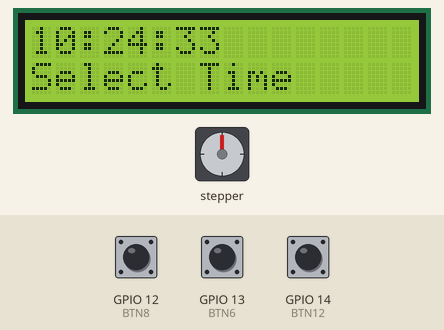
Simulated run of this sketch. Board: ESP32. On the bench: stepper motor, 16×2 character LCD. Wiring (inferred from the names in the program): stepper motor driver (200 steps per turn assumed): step GPIO 26; direction GPIO 27. The inputs (shaded band) are chosen by the test bench; at power-on: GPIO 12 (BTN8) HIGH, GPIO 13 (BTN6) HIGH, GPIO 14 (BTN12) HIGH. The local clock reads 2024-03-15 10:24:30 at power-on unless the sketch sets it.

Above: at 3.2 s.
3.3 s: GPIO 12 (BTN8) pulled LOW for 0.65 s
At 6.0 s:
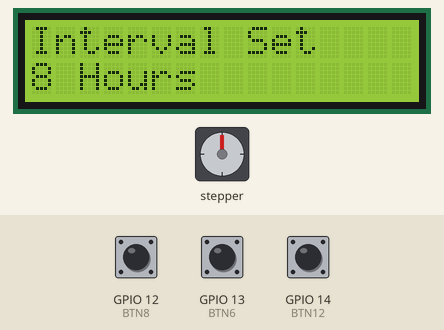
7.0 s: GPIO 13 (BTN6) pulled LOW for 1 s
At 8.9 s:
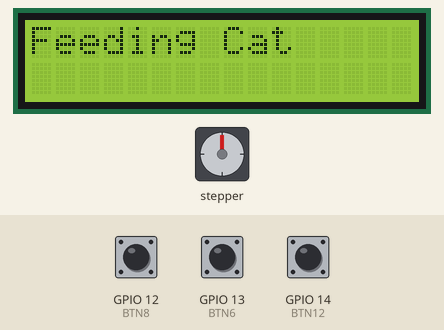
11.1 s: GPIO 14 (BTN12) pulled LOW for 0.65 s
At 13.3 s:
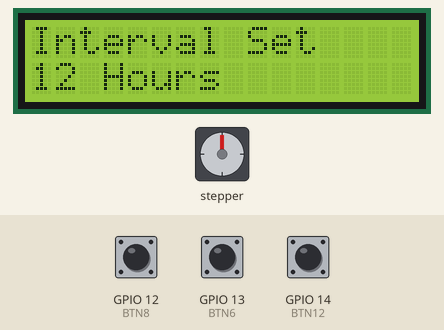
14.8 s: GPIO 12 (BTN8) pulled LOW for 1 s
At 15.7 s:
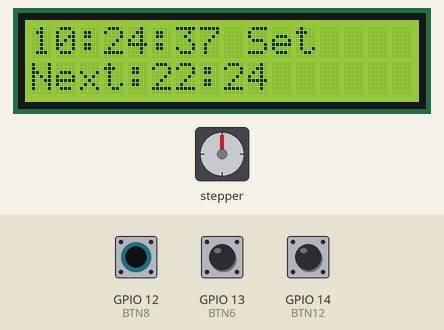
18.9 s: GPIO 14 (BTN12) pulled LOW for 1 s
At 21.7 s:
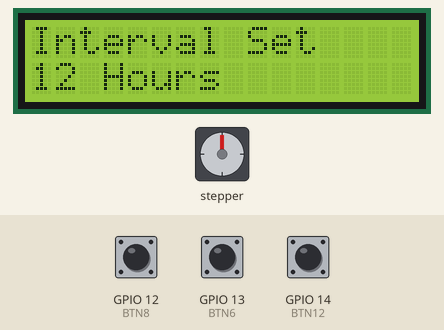
23.0 s: GPIO 13 (BTN6) pulled LOW for 0.65 s
At 27.5 s:
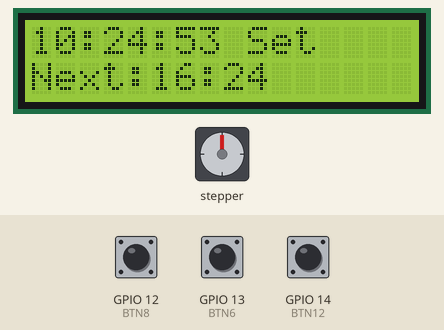
Timing chart, 0 to 27.7 s (numbered marks = the images above; inputs shaded):
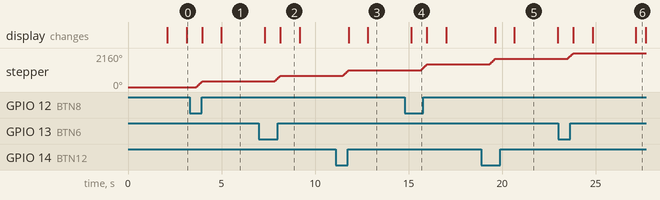

Measured:
- after the input at 3.3 s, stepper: turns 360° clockwise in 0.31 s, starting after 0.36 s; the display: first changes after 0.67 s (image 1 shows a later state)
- after the input at 7.0 s, stepper: turns 360° clockwise in 0.31 s, starting after 0.84 s
- after the input at 11.1 s, stepper: turns 360° clockwise in 0.31 s, starting after 0.40 s; the display: first changes after 0.71 s (image 3 shows a later state)
- after the input at 14.8 s, stepper: turns 360° clockwise in 0.31 s, starting after 0.87 s
- after the input at 18.9 s, stepper: turns 360° clockwise in 0.31 s, starting after 0.43 s; the display: first changes after 0.74 s (image 5 shows a later state)
- after the input at 23.0 s, stepper: turns 360° clockwise in 0.31 s, starting after 0.51 s; the display: first changes after 0.82 s (image 6 shows a later state)
- what the display in image 2 shows lasts 1.0 s, from 8.2 s to 9.2 s

The sketch:

cat_esp.ino
```cpp
#include <Wire.h>
#include <RTClib.h>
#include <LiquidCrystal_I2C.h>

RTC_DS3231 rtc;
LiquidCrystal_I2C lcd(0x27, 16, 2);

// Button Pins
#define BTN6 13
#define BTN8 12
#define BTN12 14

// Stepper Driver Pins
#define STEP_PIN 26
#define DIR_PIN 27

unsigned long feedInterval = 0;
DateTime nextFeedTime;

bool intervalSet = false;

void setup() {

  Serial.begin(115200);

  Wire.begin();

  rtc.begin();

  lcd.init();
  lcd.backlight();

  pinMode(BTN6, INPUT_PULLUP);
  pinMode(BTN8, INPUT_PULLUP);
  pinMode(BTN12, INPUT_PULLUP);

  pinMode(STEP_PIN, OUTPUT);
  pinMode(DIR_PIN, OUTPUT);

  digitalWrite(DIR_PIN, HIGH);

  lcd.setCursor(0,0);
  lcd.print("Cat Feeder");
  delay(2000);
  lcd.clear();
}

void loop() {

  DateTime now = rtc.now();

  // Button Press Detection

  if(digitalRead(BTN6) == LOW){
    setFeedingInterval(6);
    delay(300);
  }

  if(digitalRead(BTN8) == LOW){
    setFeedingInterval(8);
    delay(300);
  }

  if(digitalRead(BTN12) == LOW){
    setFeedingInterval(12);
    delay(300);
  }

  // Auto Feeding

  if(intervalSet && now.unixtime() >= nextFeedTime.unixtime()){

    feedCat();

    nextFeedTime = now + TimeSpan(feedInterval * 3600);
  }

  displayInfo(now);

  delay(500);
}

void setFeedingInterval(int hours){

  feedInterval = hours;

  DateTime now = rtc.now();

  nextFeedTime = now + TimeSpan(feedInterval * 3600);

  intervalSet = true;

  feedCat();

  lcd.clear();
  lcd.setCursor(0,0);
  lcd.print("Interval Set");
  lcd.setCursor(0,1);
  lcd.print(String(hours) + " Hours");

  delay(2000);
}

void feedCat(){

  lcd.clear();
  lcd.setCursor(0,0);
  lcd.print("Feeding Cat");

  // Rotate Stepper

  for(int i=0; i<200; i++){

    digitalWrite(STEP_PIN, HIGH);
    delayMicroseconds(800);

    digitalWrite(STEP_PIN, LOW);
    delayMicroseconds(800);
  }

  delay(1000);
}

void displayInfo(DateTime now){

  lcd.setCursor(0,0);

  char timeBuffer[9];

  sprintf(timeBuffer, "%02d:%02d:%02d",
          now.hour(),
          now.minute(),
          now.second());

  lcd.print(timeBuffer);

  lcd.setCursor(0,1);

  if(intervalSet){

    lcd.print("Next:");

    char nextBuffer[6];

    sprintf(nextBuffer, "%02d:%02d",
            nextFeedTime.hour(),
            nextFeedTime.minute());

    lcd.print(nextBuffer);

  } else {

    lcd.print("Select Time");
  }
}
```
